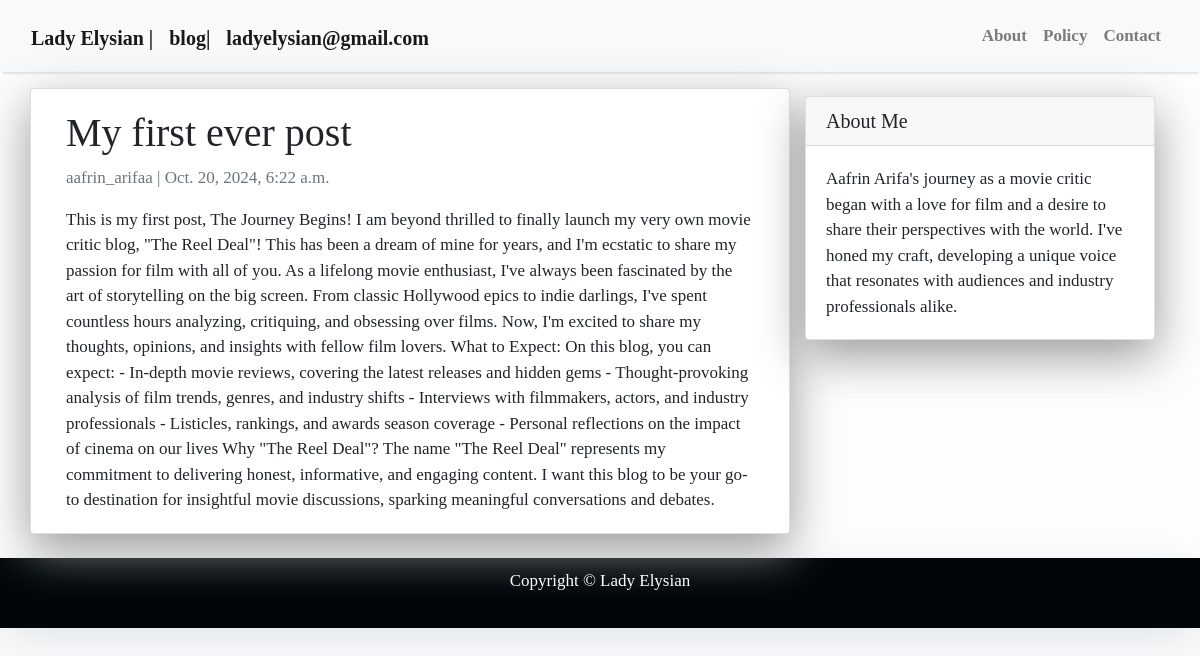
The page /my-first-ever-post/ on the database its author committed.
### blog/models.py (models this page shows, shortened)
class Post(models.Model):
    title = models.CharField(max_length=200, unique=True)
    slug = models.SlugField(max_length=200, unique=True)
    author = models.ForeignKey(User, on_delete=models.CASCADE, related_name='blog_posts')
    updated_on = models.DateTimeField(auto_now=True)
    content = models.TextField()
    created_on = models.DateTimeField(auto_now_add=True)
    status = models.IntegerField(choices=STATUS, default=0)
    class Meta:
        ordering = ['-created_on']

### blog/views.py (the view)
# urls.py: path('<slug:slug>/',views.PostDetail.as_view(), name='post_detail'),
class PostDetail(generic.DetailView):
    model= Post
    template_name='post_detail.html'

### template/post_detail.html (shortened to what this page needs)
<!DOCTYPE html>
{% extends "base.html" %}
{% block content %}
<div class="container">
  <div class="row">
    <div class="col-md-8 card mb-4  mt-3 left  top">
      <div class="card-body">
        <h1>{% block title %} {{ object.title }} {% endblock title %}</h1>
        <p class=" text-muted">{{ post.author }} | {{ post.created_on }}</p>
        <p class="card-text ">{{ object.content | safe }}</p>
      </div>
    </div>
    {% block sidebar %} {% include 'sidebar.html' %} {% endblock sidebar %}
  </div>
</div>
{% endblock content %}

### template/base.html (style rules this page uses)
body { font-family: "Times New Roman", Times, serif; font-size: 17px; background-color: #fdfdfd; }

### template/sidebar.html (style rules this page uses)
.card { box-shadow: 0 16px 48px #999999; }

### rows shown on the page
Post: title "My first ever post", author "aafrin_arifaa", created_on "Oct. 20, 2024, 6:22 a.m.", content "This is my first post, The Journey Begins! I am beyond thrilled to finally launch my very own movie critic blog, \"The Reel Deal\"! This has been a dream of mine for years, and I'm ecstatic to share my passion for film with all of you. As a lifelong movie enthusiast, I've always been fascinated by the art of storytelling on the big screen. From classic Hollywood epics to indie darlings, I've spent countless hours analyzing, critiquing, and obsessing over films. Now, I'm excited to share my thoughts, opinions, and insights with fellow film lovers. What to Expect: On this blog, you can expect: - In-depth movie reviews, covering the latest releases and hidden gems - Thought-provoking analysis of…"
